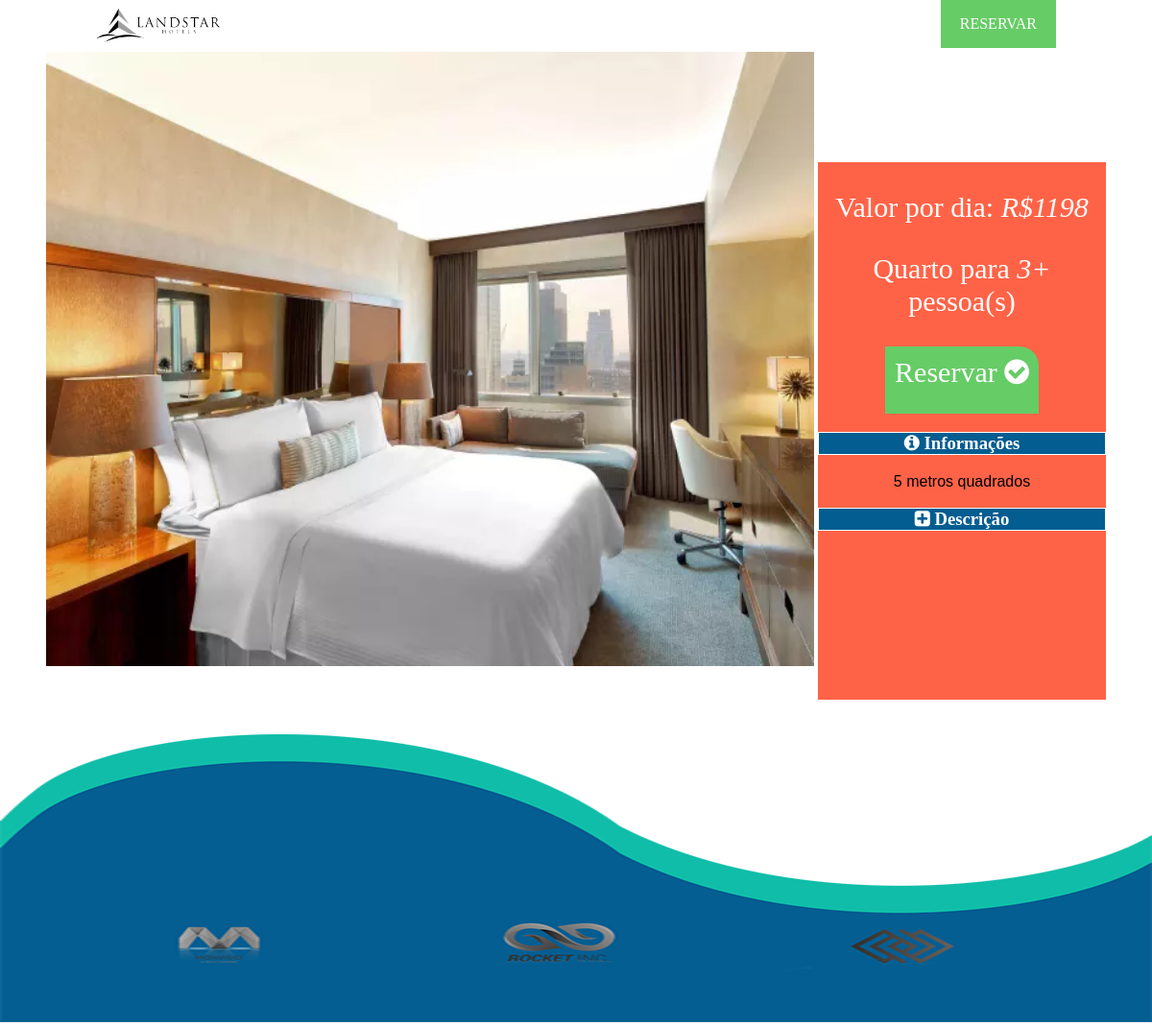
/quarto-detail.php?id=15, run on the app's committed database.
### tables this page shows
CREATE TABLE `quarto` (
  `id` int(11) NOT NULL,
  `img` varchar(200) NOT NULL,
  `numero` int(11) NOT NULL,
  `tamanho` enum('1','2','3+') NOT NULL,
  `disponibilidade` enum('y','n') NOT NULL,
  `diaria` varchar(10) NOT NULL,
  `informacoes` varchar(200) NOT NULL,
  `descricao` varchar(200) NOT NULL
);

### userDAO.php (called while the page is built, shortened)
<?php
class userDAO {
	public function ListaQuartoId($id){
		$con = new Conexao();
		$stmt = $con->Con();
		$sql = $stmt->prepare("SELECT * FROM quarto WHERE id = '".$id."'");
		$sql->execute();
		return $sql->fetchAll();
	}
}
?>

### quarto-detail.php (the view, shortened to what this page needs)
<!DOCTYPE html>
<html>
<head>
	<link rel="stylesheet" type="text/css" href="style/css/style.css">
	<link rel="stylesheet" href="style/css/animate.css">
	<?php include('menu.php'); ?>
</head>
<body>
	<center><section class="content" style="display: inline;">
			<?php
				if (isset($_GET['id'])) {
					$id = $_GET['id'];
					include('userDAO.php');
					$userDAO = new userDAO();
					$user = $userDAO->ListaQuartoId($id);
						for ($i=0; $i < count($user); $i++) {
							echo '
							<br><br><br>
								<div class="conteudo-img" style="">
									<img src="admin/img_upload/'.$user[$i]["img"].'">
								</div>
								<div class="conteudo-info">
									<p class="titulo">Valor por dia: <i>R$'.$user[$i]["diaria"].'</i></p>
									<p class="titulo">Quarto para <i>'.$user[$i]["tamanho"].'</i> pessoa(s)</p>
									<div class="cont-link">
										<a class="btn-reserv" style="color:white; text-decoration:none;" href="reservar.php?id='.$user[$i]["id"].'&preco='.$user[$i]["diaria"].'" style="text-decoration:none;">Reservar <i class="fa fa-check-circle"></i></a>
									</div>
									<div id="accordion">
									  <h3><i class="fa fa-info-circle"></i> Informações</h3>
									  <div>
									    <p>
									    	'.$user[$i]["informacoes"].'
									    </p>
									  </div>
									  <h3><i class="fa fa-plus-square"></i> Descrição</h3>
									  <div>
									    <p>
									    	'.$user[$i]["descricao"].'
									    </p>
									  </div>
									  <br><br><br><br><br><br><br><br><br><br><br><br><br><br>
								</div>
							';
						}
				} else {
					header('location:index.php');
				}
			?>
	</section></center>
	<br><br>
		<section class="rodape">
			<div>
				<img src="img/rodape.png">
			</div>
		</section>
</body>
</html>

### style/css/style.css (style rules this page uses)
body { margin: 0; padding: 0; font-family: Quicksand; }
p { font-family: Quicksand; color: #fff; }
.content { justify-content: center; align-items: center; width: 100%; }
.rodape img { width: 100%; height: 300px; }
.conteudo-img { display: inline-block; width: 800px; height: 80vh; }
.conteudo-img img { width: 800px; height: 80vh; display: block; }
.conteudo-info { display: inline-block; width: 300px; height: 70vh; background: tomato; }
.titulo { font-size: 30px; }

### style/css/style-menu.css (style rules this page uses)
body { margin: 0; padding: 0; font-family: Quicksand; }

### quarto-detail.php (style rules this page uses)
body { background: url(img/holiday-inn-resort-orlando-5288794619-4x3.jpg); }
div.cont-link { border-top-right-radius: 20px; background: rgba(102,204,102,1); width: 50%; height: 50px; font-size: 30px; border: none; padding: 10px 5px; }
#accordion { width: 100%; }
#accordion h3 { background: rgba(4,93,144,1); border: 1px solid white; color: white; cursor: pointer; }
#accordion div p { font-family: Arial; color: black; }

### data on the page
quarto: img (picture), diaria "1198", tamanho "3+", informacoes "5 metros quadrados"
